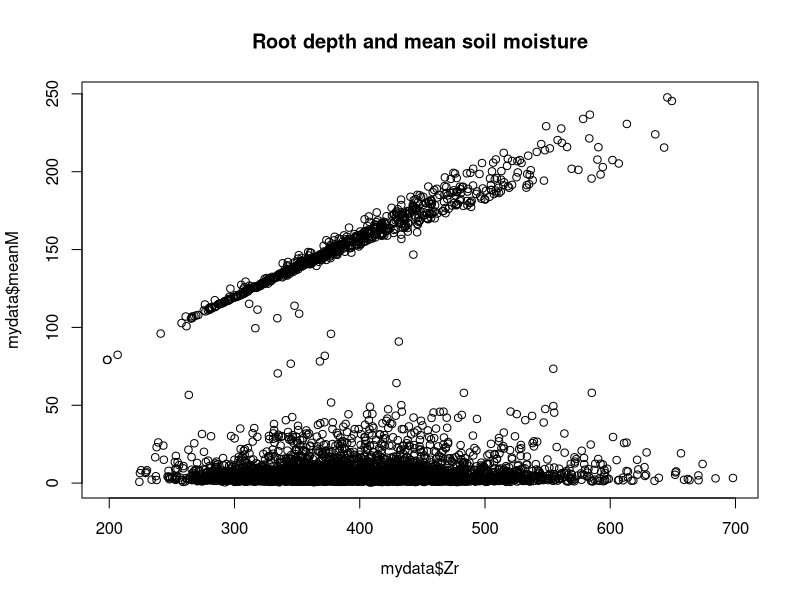
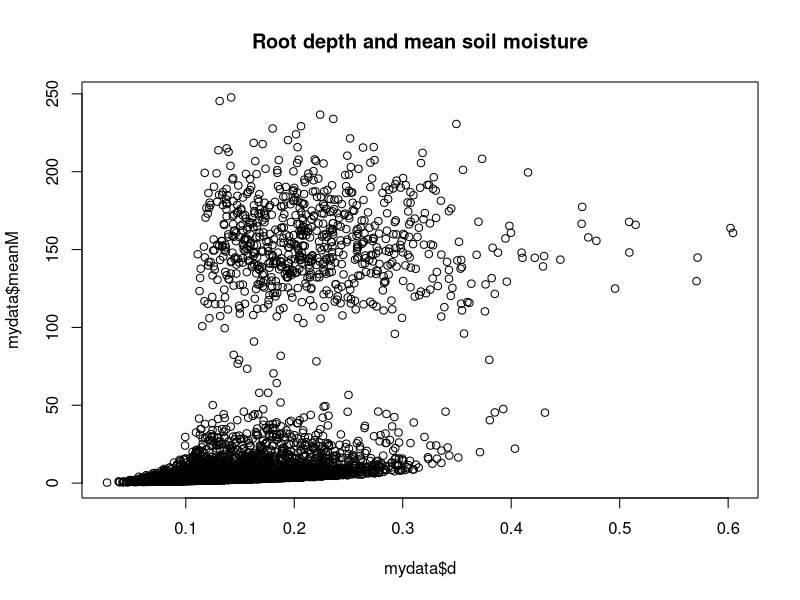
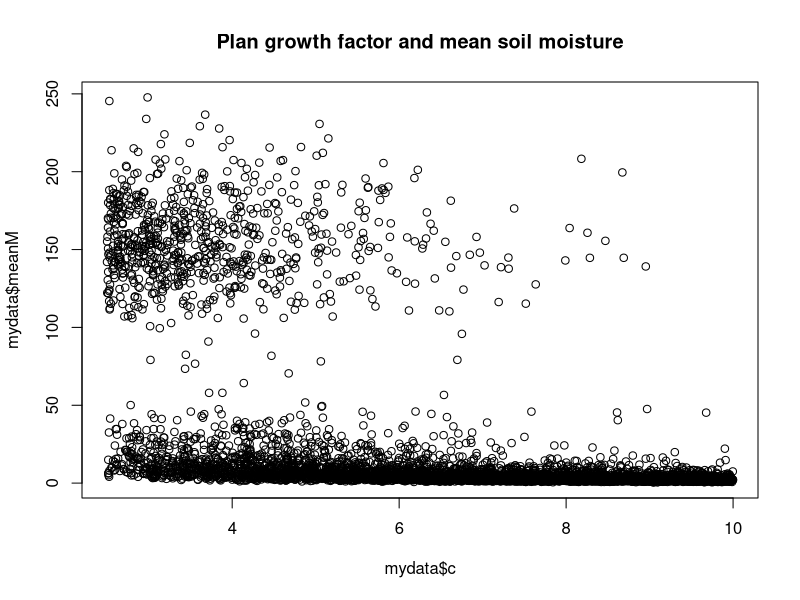
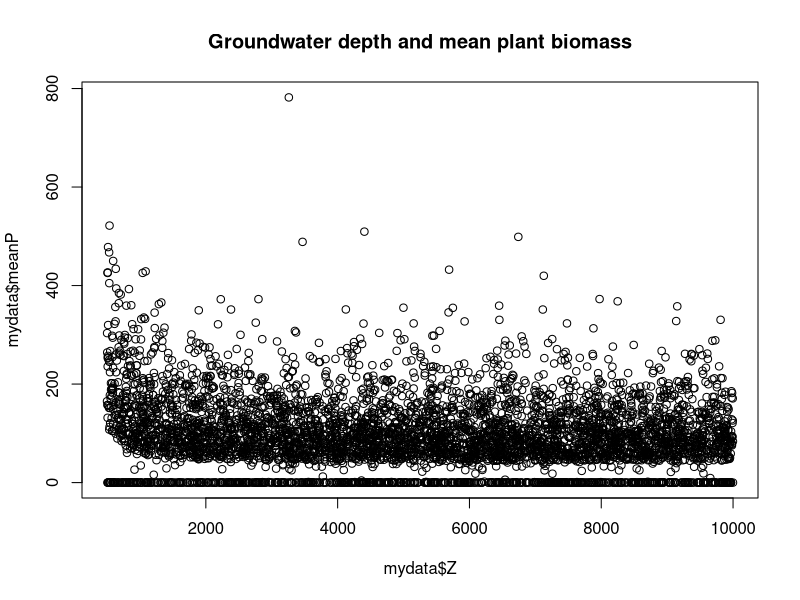
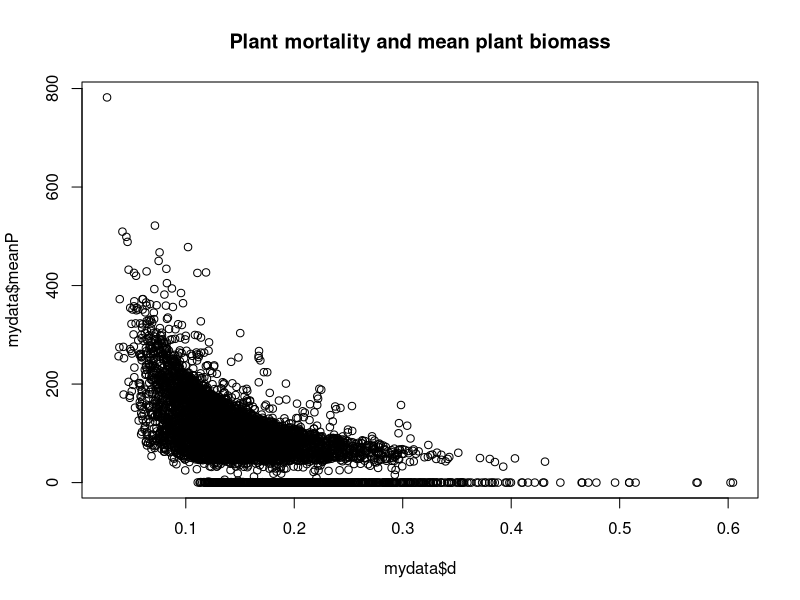
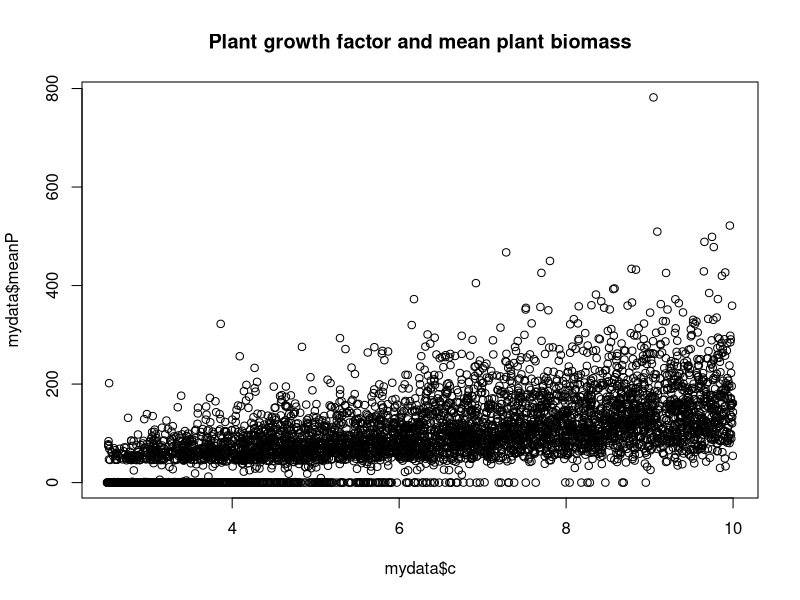
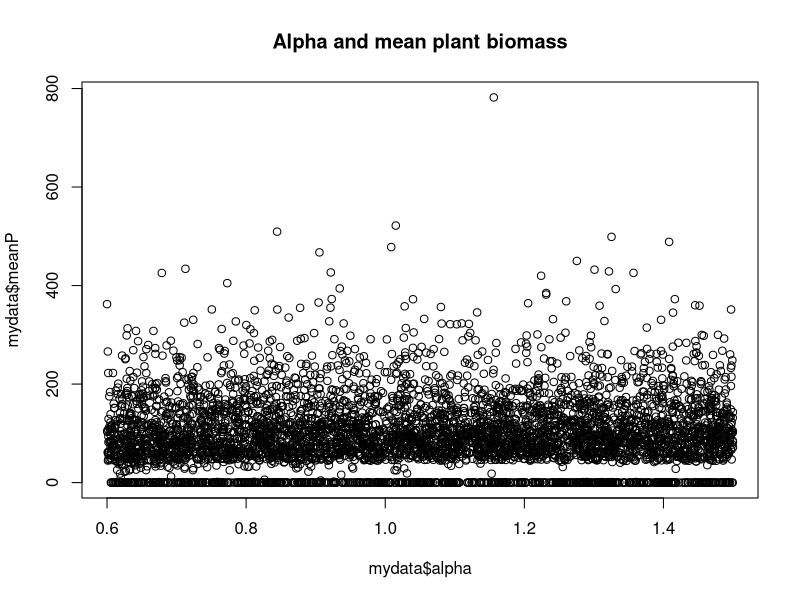
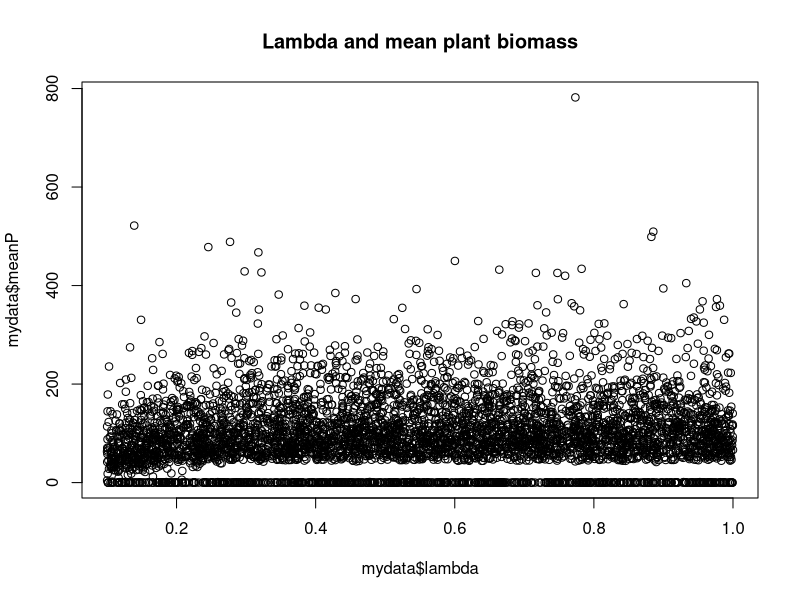

Source code (R) for these figures, in order:
## ---- chunk 1
# for(j in 1:nrow(Store)){
#   if(is.na(Store$Pzero[j])){
#     Store_failure <- rbind(Store_failure, Store[j,])
#     Store<-Store[-j,]
#   }
# }
## ---- chunk 2
# for(j in 1:nrow(Store)){
#   if(is.na(Store$Pzero[j])){
#     Store_failure <- rbind(Store_failure, Store[j,])
#     Store<-Store[-j,]
#   }
# }

# no crashes in Store! :D Store.txt in the repo is a Monte Carlo simulation with Heavy clay, 800 days and 5000 runs
# 
# nrow(Store)
# head(Store)
# ncol(Store)

## ---- chunk 3

mydata <- read.table("EAGELSON heavy medium clay 5000 runs 800 days.txt")
head(mydata)
attach(mydata)




## ---- chunk 4

# for(i in (9:19))
# { 
#   for(j in (1:8) )
#      
#     {       
#        fit <- lm(mydata[,i] ~ mydata[,j], data=mydata) #does a regression for each column in my csv file against my independent variable 'etch'
#        rsq <- summary(fit)$r.squared
#        writelines(paste(rsq,i,"\n"))
#     }
# }


## ---- chunk 5

M_all <- lm(meanM ~ Z + Zr + d + ConcConst + CM.gw + c + alpha + lambda, data = mydata)
summary(M_all)

#  Scatterplot Matrices from the car Package
# library(car)
# scatterplot.matrix(mydata[9:19], data=mydata,
#     main="Heavy medium clay, 5000 runs, 800 days")


plot(mydata$Zr,mydata$meanM, main= "Root depth and mean soil moisture")
plot(mydata$d,mydata$meanM, main= "Root depth and mean soil moisture")
plot(mydata$c,mydata$meanM, main= "Plan growth factor and mean soil moisture")

plot(mydata$Z,mydata$meanP, main= "Groundwater depth and mean plant biomass")
plot(mydata$d,mydata$meanP, main= "Plant mortality and mean plant biomass")
plot(mydata$c,mydata$meanP, main= "Plant growth factor and mean plant biomass")
plot(mydata$alpha,mydata$meanP, main= "Alpha and mean plant biomass")
plot(mydata$lambda,mydata$meanP, main= "Lambda and mean plant biomass")

plot(mydata$Z,mydata$maxCM, main= "Groundwater depth and maximum soil salt concentration")
plot(mydata$d,mydata$maxCM, main= "Groundwater depth and maximum soil salt concentration")
plot(mydata$ConcConst,mydata$maxCM, main= "Rain salt mass and maximum soil salt concentration")
plot(mydata$c,mydata$maxCM, main= "Plant growth factor and maximum soil salt concentration")
plot(mydata$alpha,mydata$maxCM, main= "Alpha and maximum soil salt concentration")
plot(mydata$lambda,mydata$maxCM, main= "Lambda and maximum soil salt concentration")

# write.table(summary(M_all)$Coefficients, ""

# # Groundwater depth Z
# MZ <- lm(meanM ~ Z, data=mydata)
# summary(MZ)
# 
# # Root depth Zr
# MZr <- lm(meanM ~ Zr, data=mydata)
# summary(MZr)
# 
# # plant mortality d
# Md <- lm(meanM ~ d, data=mydata)
# summary(Md)
# 
# # salt concentration in rain
# MConcConst <- lm(meanM ~ ConcConst, data=mydata)
# summary(MConcConst)
# 
# # salt concentration in groundwater
# MCM.gw <- lm(meanM ~ CM.gw, data=mydata)
# summary(MCM.gw)
# 
# # plant growth factor c
# Mc <- lm(meanM ~ c, data=mydata)
# summary(Mc)
# 
# # alpha
# Malpha <- lm(meanM ~ alpha, data=mydata)
# summary(Malpha)
# 
# # lambda
# Mlambda <- lm(meanM ~ lambda, data=mydata)
# summary(Mlambda)
#  

### comparing the models



## ---- chunk 6

sdM_all <- lm(sdM ~ Z + Zr + d + ConcConst + CM.gw + c + alpha + lambda, data = mydata)
summary(sdM_all)

# Groundwater depth Z
# sdMZ <- lm(sdM ~ Z, data=mydata)
# summary(sdMZ)
# 
# # Root depth Zr
# sdMZr <- lm(sdM ~ Zr, data=mydata)
# summary(sdMZr)
# 
# # plant mortality d
# sdMd <- lm(sdM ~ d, data=mydata)
# summary(sdMd)
# 
# # salt concentration in rain
# sdMConcConst <- lm(sdM ~ ConcConst, data=mydata)
# summary(sdMConcConst)
# 
# # salt concentration in groundwater
# sdMCM.gw <- lm(sdM ~ CM.gw, data=mydata)
# summary(sdMCM.gw)
# 
# # plant growth factor c
# sdMc <- lm(sdM ~ c, data=mydata)
# summary(sdMc)
# 
# # alpha
# sdMalpha <- lm(sdM ~ alpha, data=mydata)
# summary(sdMalpha)
# 
# # lambda
# sdMlambda <- lm(sdM ~ lambda, data=mydata)
# summary(sdMlambda)
#  

### comparing the models




## ---- chunk 7

SM_all <- lm(meanSmM ~ Z + Zr + d + ConcConst + CM.gw + c + alpha + lambda, data = mydata)
summary(sdM_all)
# 
# # Groundwater depth Z
# SMZ <- lm(meanSmM ~ Z, data=mydata)
# summary(SMZ)
# 
# # Root depth Zr
# SMZr <- lm(meanSmM ~ Zr, data=mydata)
# summary(SMZr)
# 
# # plant mortality d
# SMd <- lm(meanSmM ~ d, data=mydata)
# summary(SMd)
# 
# # salt concentration in rain
# SMConcConst <- lm(meanSmM ~ ConcConst, data=mydata)
# summary(SMConcConst)
# 
# # salt concentration in groundwater
# SMCM.gw <- lm(meanSmM ~ CM.gw, data=mydata)
# summary(SMCM.gw)
# 
# # plant growth factor c
# SMc <- lm(meanSmM ~ c, data=mydata)
# summary(SMc)
# 
# # alpha
# SMalpha <- lm(meanSmM ~ alpha, data=mydata)
# summary(SMalpha)
# 
# # lambda
# SMlambda <- lm(meanSmM ~ lambda, data=mydata)
# summary(SMlambda)
#  
# 
# ### comparing the models




## ---- chunk 8
P_all <- lm(meanP ~ Z + Zr + d + ConcConst + CM.gw + c + alpha + lambda, data = mydata)
summary(P_all)

# # Groundwater depth Z
# PZ <- lm(meanP ~ Z, data=mydata)
# summary(PZ)
# 
# # Root depth Zr
# PZr <- lm(meanP ~ Zr, data=mydata)
# summary(PZr)
# 
# # plant mortality d
# Pd <- lm(meanP ~ d, data=mydata)
# summary(Pd)
# 
# # salt concentration in rain
# PConcConst <- lm(meanP ~ ConcConst, data=mydata)
# summary(PConcConst)
# 
# # salt concentration in groundwater
# PCM.gw <- lm(meanP ~ CM.gw, data=mydata)
# summary(PCM.gw)
# 
# # plant growth factor c
# Pc <- lm(meanP ~ c, data=mydata)
# summary(Pc)
# 
# # alpha
# Palpha <- lm(meanP ~ alpha, data=mydata)
# summary(Palpha)
# 
# # lambda
# Plambda <- lm(meanP ~ lambda, data=mydata)
# summary(Plambda)
#  

### comparing the models



## ---- chunk 9
sdP_all <- lm(sdP ~ Z + Zr + d + ConcConst + CM.gw + c + alpha + lambda, data = mydata)
summary(sdP_all)

# # Groundwater depth Z
# sdPZ <- lm(sdP ~ Z, data=mydata)
# summary(sdPZ)
# 
# # Root depth Zr
# sdPZr <- lm(sdP ~ Zr, data=mydata)
# summary(sdPZr)
# 
# # plant mortality d
# sdPd <- lm(sdP ~ d, data=mydata)
# summary(sdPd)
# 
# # salt concentration in rain
# sdPConcConst <- lm(sdP ~ ConcConst, data=mydata)
# summary(sdPConcConst)
# 
# # salt concentration in groundwater
# sdPCM.gw <- lm(sdP ~ CM.gw, data=mydata)
# summary(sdPCM.gw)
# 
# # plant growth factor c
# sdPc <- lm(sdP ~ c, data=mydata)
# summary(sdPc)
# 
# # alpha
# sdPalpha <- lm(sdP ~ alpha, data=mydata)
# summary(sdPalpha)
# 
# # lambda
# sdPlambda <- lm(sdP ~ lambda, data=mydata)
# summary(sdPlambda)
#  
# 
# ### comparing the models
# 
# 
# ```
# 
# ### mean soil salt concentration (meanCM)
#  
#  
#  
# ```{r}
# CM_all <- lm(meanCM ~ Z + Zr + d + ConcConst + CM.gw + c + alpha + lambda, data = mydata)
# summary(CM_all)
# 
# # Groundwater depth Z
# CMZ <- lm(meanCM ~ Z, data=mydata)
# summary(CMZ)
# 
# # Root depth Zr
# CMZr <- lm(meanCM ~ Zr, data=mydata)
# summary(CMZr)
# 
# # plant mortality d
# CMd <- lm(meanCM ~ d, data=mydata)
# summary(CMd)
# 
# # salt concentration in rain
# CMConcConst <- lm(meanCM ~ ConcConst, data=mydata)
# summary(CMConcConst)
# 
# # salt concentration in groundwater
# CMCM.gw <- lm(meanCM ~ CM.gw, data=mydata)
# summary(CMCM.gw)
# 
# # plant growth factor c
# CMc <- lm(meanCM ~ c, data=mydata)
# summary(CMc)
# 
# # alpha
# CMalpha <- lm(meanCM ~ alpha, data=mydata)
# summary(CMalpha)
# 
# # lambda
# CMlambda <- lm(meanCM ~ lambda, data=mydata)
# summary(CMlambda)
#  
# 
# ### comparing the models



## ---- chunk 10
maxCM_all <- lm(maxCM ~ Z + Zr + d + ConcConst + CM.gw + c + alpha + lambda, data = mydata)
summary(maxCM_all)

# # Groundwater depth Z
# maxCMZ <- lm(maxCM ~ Z, data=mydata)
# summary(maxCMZ)
# 
# # Root depth Zr
# maxCMZr <- lm(maxCM ~ Zr, data=mydata)
# summary(maxCMZr)
# 
# # plant mortality d
# maxCMd <- lm(maxCM ~ d, data=mydata)
# summary(maxCMd)
# 
# # salt concentration in rain
# maxCMConcConst <- lm(maxCM ~ ConcConst, data=mydata)
# summary(maxCMConcConst)
# 
# # salt concentration in groundwater
# maxCMCM.gw <- lm(maxCM ~ CM.gw, data=mydata)
# summary(maxCMCM.gw)
# 
# # plant growth factor c
# maxCMc <- lm(maxCM ~ c, data=mydata)
# summary(maxCMc)
# 
# # alpha
# maxCMalpha <- lm(maxCM ~ alpha, data=mydata)
# summary(maxCMalpha)
# 
# # lambda
# maxCMlambda <- lm(maxCM ~ lambda, data=mydata)
# summary(maxCMlambda)
#  
# 
# ### comparing the models


## ---- chunk 11
maxCM_all <- lm(maxCM ~ Z + Zr + d + ConcConst + CM.gw + c + alpha + lambda, data = mydata)
summary(maxCM_all)

# # Groundwater depth Z
# maxCMZ <- lm(maxCM ~ Z, data=mydata)
# summary(maxCMZ)
# 
# # Root depth Zr
# maxCMZr <- lm(maxCM ~ Zr, data=mydata)
# summary(maxCMZr)
# 
# # plant mortality d
# maxCMd <- lm(maxCM ~ d, data=mydata)
# summary(maxCMd)
# 
# # salt concentration in rain
# maxCMConcConst <- lm(maxCM ~ ConcConst, data=mydata)
# summary(maxCMConcConst)
# 
# # salt concentration in groundwater
# maxCMCM.gw <- lm(maxCM ~ CM.gw, data=mydata)
# summary(maxCMCM.gw)
# 
# # plant growth factor c
# maxCMc <- lm(maxCM ~ c, data=mydata)
# summary(maxCMc)
# 
# # alpha
# maxCMalpha <- lm(maxCM ~ alpha, data=mydata)
# summary(maxCMalpha)
# 
# # lambda
# maxCMlambda <- lm(maxCM ~ lambda, data=mydata)
# summary(maxCMlambda)
#  
# 
# ### comparing the models



## ---- chunk 12
cf_all <- lm(cum_flux ~ Z + Zr + d + ConcConst + CM.gw + c + alpha + lambda, data = mydata)
summary(cf_all)

# # Groundwater depth Z
# cfZ <- lm(cum_flux ~ Z, data=mydata)
# summary(cfZ)
# 
# # Root depth Zr
# cfZr <- lm(cum_flux ~ Zr, data=mydata)
# summary(cfZr)
# 
# # plant mortality d
# cfd <- lm(cum_flux ~ d, data=mydata)
# summary(cfd)
# 
# # salt concentration in rain
# cfConcConst <- lm(cum_flux ~ ConcConst, data=mydata)
# summary(cfConcConst)
# 
# # salt concentration in groundwater
# cfCM.gw <- lm(cum_flux ~ CM.gw, data=mydata)
# summary(cfCM.gw)
# 
# # plant growth factor c
# cfc <- lm(cum_flux ~ c, data=mydata)
# summary(cfc)
# 
# # alpha
# cfalpha <- lm(cum_flux ~ alpha, data=mydata)
# summary(cfalpha)
# 
# # lambda
# cflambda <- lm(cum_flux ~ lambda, data=mydata)
# summary(cflambda)
#  

### comparing the models



## ---- chunk 13
Pzero_all <- lm(Pzero ~ Z + Zr + d + ConcConst + CM.gw + c + alpha + lambda, data = mydata)
summary(Pzero_all)

# Groundwater depth Z
# PzeroZ <- lm(Pzero ~ Z, data=mydata)
# summary(PzeroZ)
# 
# # Root depth Zr
# PzeroZr <- lm(Pzero ~ Zr, data=mydata)
# summary(PzeroZr)
# 
# # plant mortality d
# Pzerod <- lm(Pzero ~ d, data=mydata)
# summary(Pzerod)
# 
# # salt concentration in rain
# PzeroConcConst <- lm(Pzero ~ ConcConst, data=mydata)
# summary(PzeroConcConst)
# 
# # salt concentration in groundwater
# PzeroCM.gw <- lm(Pzero ~ CM.gw, data=mydata)
# summary(PzeroCM.gw)
# 
# # plant growth factor c
# Pzeroc <- lm(Pzero ~ c, data=mydata)
# summary(Pzeroc)
# 
# # alpha
# Pzeroalpha <- lm(Pzero ~ alpha, data=mydata)
# summary(Pzeroalpha)
# 
# # lambda
# Pzerolambda <- lm(Pzero ~ lambda, data=mydata)
# summary(Pzerolambda)
#  

### comparing the models



